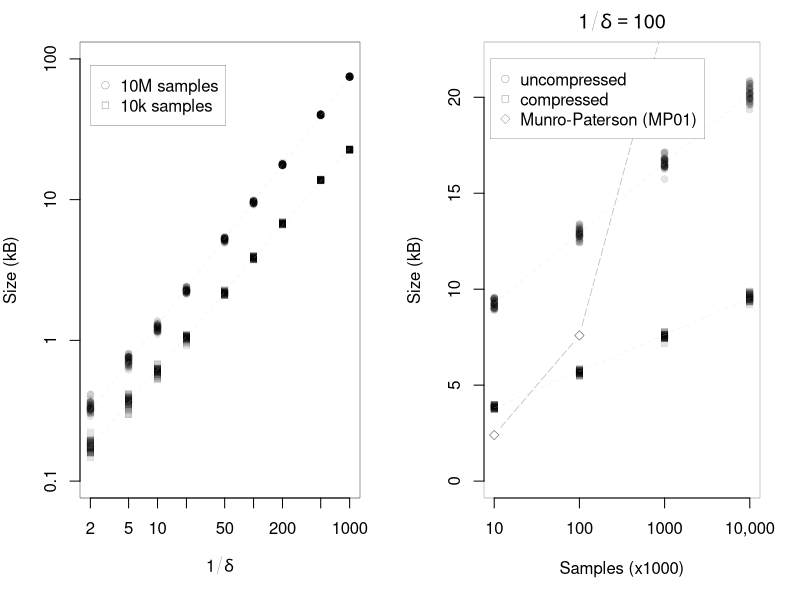
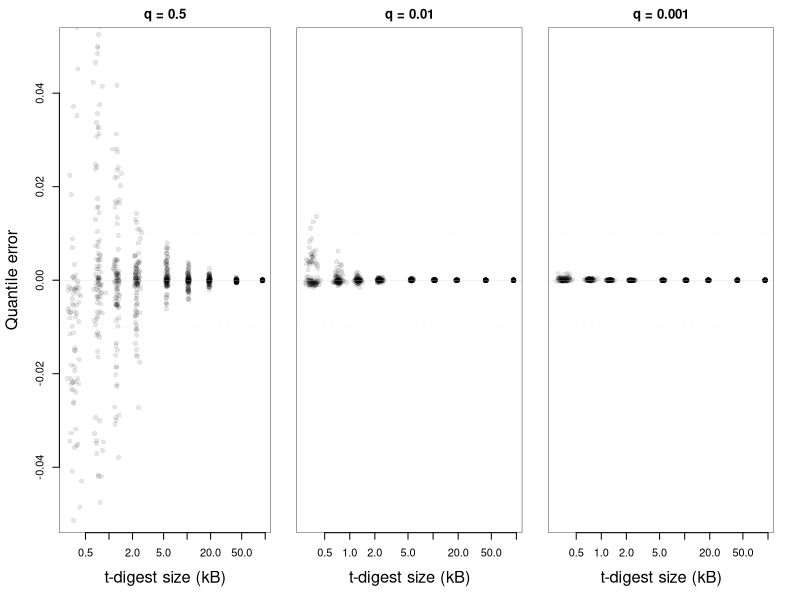

Generate these figures, in order, with R:
data = read.delim("scaling.tsv")
errors = read.delim("error-scaling.tsv")
errors$kb = errors$size/1000

pdf("scaling.pdf", width=6, height=2.5, pointsize=7)
layout(matrix(c(1,2), 1, 2, byrow=T), widths=c(1,1))

old = par(mar=c(5.1,4,2.1,2), lwd=0.2)

plot(size1 ~ compression, data[data$samples==10000,], log='xy',
     xlab=expression(1/delta), ylab="Size (kB)", ylim=c(100,100000),
     cex=1, bg=rgb(0,0,0,0.1), col=rgb(0,0,0,0.1), pch=21,
     yaxt='n')
axis(at=c(100,1000,10000,100000), labels=c("0.1", "1", "10", "100"), side=2)
box()

#points(size1 ~ compression, data[data$samples==100,], log='xy',
#     xlab=expression(1/delta), ylab="Size (kB)", 
#       cex=0.5, bg=rgb(0,0,0,0.1), col=rgb(0,0,0,0.1), pch=21)
#
points(size1 ~ compression, data[data$samples==10,], 
       cex=1, bg=rgb(0,0,0,0.1), col=rgb(0,0,0,0.1), pch=22)

legend(2, 9e4, c("10M samples", "10k samples"), pch=c(21,22)) 

c = seq(2,1100,by=1)
m10 = lm(log(size1) ~ log(compression), data[data$samples==10,])
m100 = lm(log(size1) ~ log(compression), data[data$samples==100,])
m10000 = lm(log(size1) ~ log(compression), data[data$samples==10000,])
lines(c, exp(predict(m10, newdata=data.frame(compression=c))), lty=2, col='lightgray')
#lines(c, exp(predict(m100, newdata=data.frame(compression=c))), lty=2, col='lightgray')
lines(c, exp(predict(m10000, newdata=data.frame(compression=c))), lty=2, col='lightgray')
par(old)

old = par(mar=c(5.1,4.2,2.1,2), lwd=0.2)
plot(size2/1000 ~ samples, data[data$compression==100,], log='x', ylim=c(0,22),
     xlab="Samples (x1000)", ylab="Size (kB)", xaxt='n',
     cex=1, bg=rgb(0,0,0,0.1), col=rgb(0,0,0,0.1), pch=21, main=expression(1/delta == 100))
axis(at=c(10,100,1000,10000), labels=c(10,100,1000,"10,000"), side=1)
points(size1/1000 ~ samples, data[data$compression==100,],
       cex=1, bg=rgb(0,0,0,0.1), col=rgb(0,0,0,0.1), pch=22)
ms2 = lm(size2/1000 ~ log(samples), data[data$compression==100,])
s = seq(10, 10000, by=10)
lines(s, predict(ms2, newdata=data.frame(samples=s)), lty=2, col='lightgray')

ms1 = lm(size1/1000 ~ log(samples), data[data$compression==100,])
lines(s, predict(ms1, newdata=data.frame(samples=s)), lty=2, col='lightgray')

samples = c(10,100,1000,10000)
mpSize = 6*((samples*1000) ^ 0.5 * 4)/1000
lines(samples, mpSize, lty=5, pch=23, type='b', lwd=0.8, col='grey')
points(samples, mpSize, lty=5, pch=23)

#box()

legend(9, 22, c("uncompressed", "compressed", "Munro-Paterson (MP01)"), pch=c(21,22,23))

par(old)

dev.off()

pdf("error-scaling.pdf", width=6, height=2, pointsize=7)
layout(matrix(c(1,2,3), 1, 3, byrow=T), widths=c(1.18,1,1))

for (q in c(0.5, 0.01, 0.001)) {
  if (q == 0.5) {
    old = par(mar=c(5.1,4.5,2.1,2))
  } else {
    old = par(mar=c(5.1,0,2.1,2))
  }
  par(lwd=0.2)
  top = paste("q =", q)
  plot(error ~ kb, errors[errors$q == q,],
       ylim=c(-0.05, 0.05),
       pch=21, bg=rgb(0,0,0,.1), col=rgb(0,0,0,.1), log='x',
       xlab="t-digest size (kB)", ylab="Quantile error", cex.lab=1.5,
       yaxt='n', main=top)
  abline(h=0, col='lightgray')
  abline(h=0.01, col='lightgray', lty=2)
  abline(h=-0.01, col='lightgray', lty=2)

  box()
  if (q == 0.5) {
    axis(side=2)
  }
  text(20, 0.09, paste("q =",q))
  par(old)
}

dev.off()
